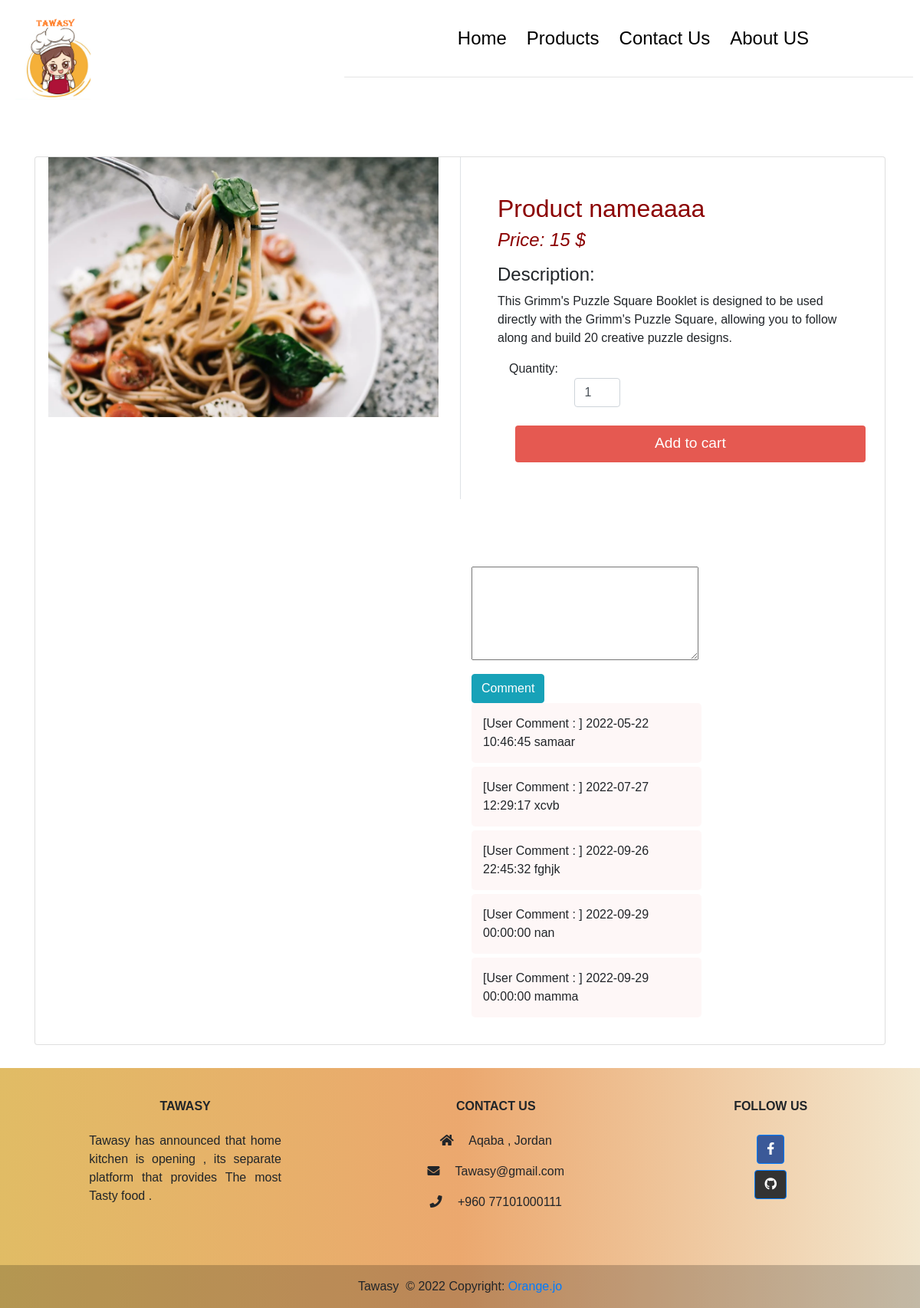
Page /PHP_store-main/product/singleproduct.php?id=1 on the committed database.
### tables this page shows
CREATE TABLE `products` (
  `product_id` int(255) NOT NULL,
  `product_name` varchar(255) NOT NULL,
  `description` varchar(255) NOT NULL,
  `price` decimal(14,0) NOT NULL,
  `shop` varchar(255) NOT NULL,
  `status` int(1) NOT NULL,
  `category_id` int(255) NOT NULL,
  `code` varchar(11) NOT NULL,
  `img` varchar(255) NOT NULL,
  `img2` varchar(255) NOT NULL,
  `img3` varchar(255) NOT NULL,
  `discount` varchar(70) NOT NULL
);

CREATE TABLE `comment` (
  `cid` int(11) NOT NULL,
  `msg_txt` text NOT NULL,
  `date` datetime NOT NULL
);

### PHP_store-main/product/singleproduct.php (the view, shortened to what this page needs)
<?php
include_once '../Configration/connection.php';
include_once './function.inc.php';
include_once '../Configration/connection.php';
?>
<!DOCTYPE html>
<html lang="en">
<head>
    <link rel="stylesheet" href="https://stackpath.bootstrapcdn.com/bootstrap/4.5.2/css/bootstrap.min.css">
    <link rel="stylesheet" href="https://use.fontawesome.com/releases/v5.14.0/css/all.css">
     <link rel="stylesheet" href="./product.css">
</head>
<body>
   <header style="font-family: 'Nunito', sans-serif;
font-family: 'Patrick Hand', cursive;">
<div class="l-header">
    <div class="land-container">
<div class="navbar">
       <div class="logo"><img src="../image (2).png"width="100px"> </div>
       <nav >
<ul style="margin-right: 5%; font-family: 'Nunito', sans-serif;
font-family: 'Patrick Hand', cursive; color:black;">
 <li><a style="color:black;" href="../index.php">Home</a></li>
 <li><a style="color:black;" href="../product/product.php">Products</a></li>
 <li><a style="color:black;" href="../Welcome/ContactUs.html">Contact Us</a></li>
 <li><a style="color:black;" href="../Welcome/AboutUs.html">About US</a></li>
</ul> <hr style="width:70%; margin-left: 31%;">
       </nav>
    </div>
</header>
 <br>
 <section class="section-content padding-y ">
    <div class="container">
        <div class="card">
            <div class="row no-gutters">
                <?php
                $product_query = "SELECT * FROM `products` WHERE product_id =$_GET[id]";
                $product_result = mysqli_query($conn, $product_query);
                if (mysqli_num_rows($product_result) > 0) {
                    while ($row = mysqli_fetch_assoc($product_result)) {
                ?>
                        <aside class="col-md-6">
                            <form  method="GET">
                                 <div class="img-big-wrap">
                                        <img src="<?php echo $row['img']; ?>" style= "width:92%; height:80%; margin-left:3%;" >
                                    </div>
                        </aside>
                        <main class="col-md-6 border-left">
                            <article style="padding:3rem ;" class="content-body">
                                <h2 class="title" style= "color:darkred">Product name<?php echo $row['product_name']; ?></h2>
                                <div class="mb-3">
                                    <var class="price h4" style= "color:darkred"> Price: <?php echo $row['price']; ?> $</var>
                                </div>
                                <p><h4>Description:</h4> <?php echo $row['description']; ?></p>
                                <div class="col">
                                    <p class="card-text">Quantity:
                                        <input type="number" min="1" max="25" name="quantity" class="form-control" value="1" style="width: 60px;">
                                    </p>
                                </div>
                                <br>
                                <input style="background-color:#e55951 ; height:3rem; font-size:larger;color:white; margin-left:5%;" type="submit" name="add" class="btn btn-block" value="Add to cart">
                            </article>
                <?php  }
                } else {
                    echo "<h3>NO DATA FOUND.</h3>";
                }
                ?>
             </main>
            <br>   <br>   <br>
    <div class="container" style="margin-top:8% ; margin-left:50%; ">
     <?php
    echo "<form  method='POST' action='".setComments($conn)."'>
        <input type='hidden' value='User Comment :'>
        <input type='hidden' name='date' value='".date('Y-m-d H:i:s')."'>
        <textarea name='msg'  cols='30' rows='5'></textarea><br>
        <button class='btn btn-info' style='margin-top:2%;'type='submit' name='CommentSubmit' >Comment</button>
    </form>" ;
    GetComments($conn);
    ?>
    </div>
</div>
        </div></div></section>
  <div class="container-fluied">
    <footer class="text-center text-lg-start "
      style="    background: linear-gradient(to right, #cd90009a,#dd680493, rgb(200 145 35 / 22%));">
      <div class="container p-4 pb-0">
        <section class="">
          <div class="row">
            <div class="col-md-3 col-lg-3 col-xl-3 mx-auto mt-3">
              <h6 class="text-uppercase mb-4 font-weight-bold">
              Tawasy
              </h6>
              <p style="text-align: justify; ">
              Tawasy has announced that home kitchen is opening , its separate platform that provides The most Tasty food .
              </p>
            </div>
            <div class="col-md-4 col-lg-3 col-xl-3 mx-auto mt-3">
              <h6 class="text-uppercase mb-4 font-weight-bold">Contact Us</h6>
              <p><i class="fas fa-home mr-3"></i> Aqaba , Jordan</p>
              <p><i class="fas fa-envelope mr-3"></i> Tawasy@gmail.com</p>
              <p><i class="fas fa-phone mr-3"></i> +960 77101000111</p>
            </div>
            <div class="col-md-3 col-lg-2 col-xl-2 mx-auto mt-3">
              <h6 class="text-uppercase mb-4 font-weight-bold">Follow us</h6>
              <a class="btn btn-primary btn-floating m-1" style="background-color: #3b5998" href="https://www.facebook.com/111544976944061/posts/ph-0915817799-0915811173-03009190131/111551280276764/ target="_blank" role="button"><i
                  class="fab fa-facebook-f"></i></a>
              <br>
              <a class="btn btn-primary btn-floating m-1" style="background-color: #333333"
                href="https://github.com/majdalbalawneh role="button" target="_blank"><i class="fab fa-github"></i></a>
            </div>
          </div>
        </section>
      </div>
      <div class="text-center p-3" style="background-color: rgba(0, 0, 0, 0.2)">
        Tawasy&nbsp; © 2022 Copyright:
        <a href="https://www.orange.jo/ar/pages/default.aspx" target="_blank">Orange.jo</a>
      </div>
    </footer>
</div>
</body>
</html>

### PHP_store-main/product/function.inc.php (shortened to what this page needs)
<!DOCTYPE html>
<html lang="en">
<head>
   <link rel="stylesheet" href="comment.css">
</head>
<body>
</body>
</html>
<?php
function GetComments($conn)
{
   $sql1="SELECT * FROM comment";
   $result= mysqli_query($conn,$sql1);
   while ($row = mysqli_fetch_assoc($result)) {
   echo "<div class='commentbox'>";
      echo '[User Comment : ]'." ";
      echo $row['date']." ";
      echo $row['msg_txt']." ";
      echo"</div>";
   }
}
?>

### PHP_store-main/product/comment.css (style rules this page uses)
.commentbox { width:300px ; padding:15px; margin-bottom: 5px; background-color: rgba(253, 237, 237, 0.425); border-radius: 5px; }

### PHP_store-main/product/product.css (style rules this page uses)
body { font-weight: 400; }
.navbar { display: flex; align-items: center; padding: 20px; color: #000; }
nav { flex:1; text-align: right; font-size: 1.5rem; }
nav ul { display:inline-block; list-style-type: none; }
nav ul li { display: inline-block; margin-right: 20px; }
input { border-radius:8px; border: 2px solid royalblue; width:50%; font-size: large;padding: 5px; }
input, .reg-lbl, .reg-span, .link { margin-left:20%; }
* { padding: 0; margin: 0; box-sizing: border-box; font-family: 'Montserrat', sans-serif; }
.container { margin: 30px auto; }
.title { color: #e55951; text-decoration: none; }

### rows in the picture
products: img (picture), product_name "aaaa", price "15", description "This Grimm's Puzzle Square Booklet is designed to be used directly with the Grimm's Puzzle Square, allowing you to follow along and build 20 creative puzzle designs."
comment: date "2022-05-22 10:46:45", msg_txt "samaar"
comment: date "2022-07-27 12:29:17", msg_txt "xcvb"
comment: date "2022-09-26 22:45:32", msg_txt "fghjk"
comment: date "2022-09-29 00:00:00", msg_txt "nan"
comment: date "2022-09-29 00:00:00", msg_txt "mamma"
